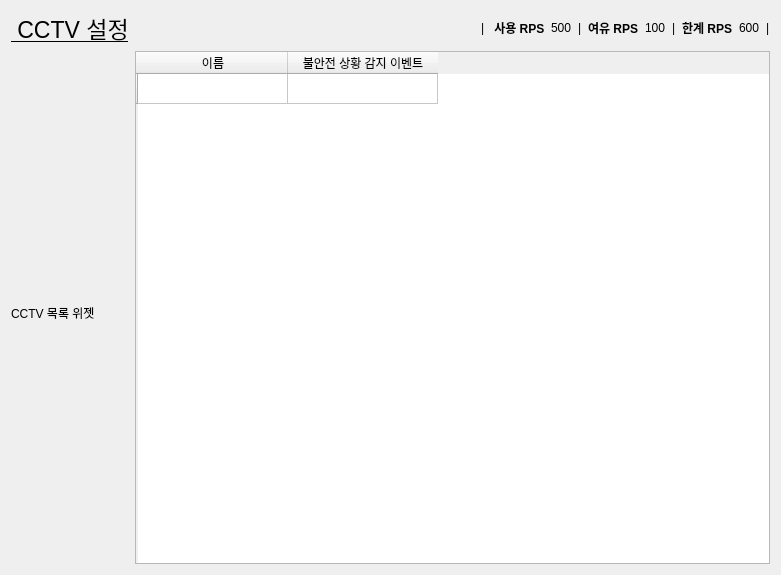
<?xml version="1.0" encoding="UTF-8"?>
<ui version="4.0">
 <class>Dialog</class>
 <widget class="QDialog" name="Dialog">
  <property name="geometry">
   <rect>
    <x>0</x>
    <y>0</y>
    <width>781</width>
    <height>575</height>
   </rect>
  </property>
  <property name="windowTitle">
   <string>Dialog</string>
  </property>
  <layout class="QGridLayout" name="gridLayout_2">
   <item row="0" column="0">
    <layout class="QGridLayout" name="gridLayout" columnstretch="0,5">
     <item row="1" column="1">
      <widget class="QTableWidget" name="tablewidget_cctv_setting">
       <property name="sizePolicy">
        <sizepolicy hsizetype="Expanding" vsizetype="Expanding">
         <horstretch>0</horstretch>
         <verstretch>0</verstretch>
        </sizepolicy>
       </property>
       <property name="verticalScrollBarPolicy">
        <enum>Qt::ScrollBarPolicy::ScrollBarAsNeeded</enum>
       </property>
       <property name="horizontalScrollBarPolicy">
        <enum>Qt::ScrollBarPolicy::ScrollBarAlwaysOff</enum>
       </property>
       <attribute name="horizontalHeaderDefaultSectionSize">
        <number>150</number>
       </attribute>
       <attribute name="horizontalHeaderStretchLastSection">
        <bool>false</bool>
       </attribute>
       <row>
        <property name="text">
         <string/>
        </property>
       </row>
       <column>
        <property name="text">
         <string>이름</string>
        </property>
        <property name="font">
         <font>
          <pointsize>9</pointsize>
         </font>
        </property>
       </column>
       <column>
        <property name="text">
         <string>불안전 상황 감지 이벤트</string>
        </property>
       </column>
      </widget>
     </item>
     <item row="1" column="0">
      <layout class="QVBoxLayout" name="SideBar" stretch="0">
       <property name="spacing">
        <number>3</number>
       </property>
       <property name="topMargin">
        <number>10</number>
       </property>
       <item>
        <widget class="QLabel" name="label_cctv_list_widget">
         <property name="text">
          <string>CCTV 목록 위젯</string>
         </property>
        </widget>
       </item>
      </layout>
     </item>
     <item row="0" column="0">
      <widget class="QLabel" name="label_cctvSetting">
       <property name="font">
        <font>
         <family>Arial</family>
         <pointsize>17</pointsize>
         <bold>false</bold>
         <underline>true</underline>
        </font>
       </property>
       <property name="autoFillBackground">
        <bool>false</bool>
       </property>
       <property name="text">
        <string> CCTV 설정</string>
       </property>
       <property name="alignment">
        <set>Qt::AlignmentFlag::AlignLeading|Qt::AlignmentFlag::AlignLeft|Qt::AlignmentFlag::AlignVCenter</set>
       </property>
      </widget>
     </item>
     <item row="0" column="1">
      <layout class="QHBoxLayout" name="horizontalLayout">
       <item>
        <spacer name="horizontalSpacer_3">
         <property name="orientation">
          <enum>Qt::Orientation::Horizontal</enum>
         </property>
         <property name="sizeHint" stdset="0">
          <size>
           <width>80</width>
           <height>20</height>
          </size>
         </property>
        </spacer>
       </item>
       <item>
        <widget class="QLabel" name="label_line">
         <property name="text">
          <string>|</string>
         </property>
        </widget>
       </item>
       <item>
        <widget class="QLabel" name="label_use_rps_text">
         <property name="font">
          <font>
           <bold>true</bold>
          </font>
         </property>
         <property name="text">
          <string> 사용 RPS</string>
         </property>
        </widget>
       </item>
       <item>
        <widget class="QLabel" name="label_use_rps_value">
         <property name="text">
          <string>500</string>
         </property>
        </widget>
       </item>
       <item>
        <widget class="QLabel" name="label_line_2">
         <property name="text">
          <string>|</string>
         </property>
        </widget>
       </item>
       <item>
        <widget class="QLabel" name="label_free_rps_text">
         <property name="font">
          <font>
           <bold>true</bold>
          </font>
         </property>
         <property name="text">
          <string>여유 RPS</string>
         </property>
        </widget>
       </item>
       <item>
        <widget class="QLabel" name="label_free_rps_value">
         <property name="text">
          <string>100</string>
         </property>
        </widget>
       </item>
       <item>
        <widget class="QLabel" name="label_line_3">
         <property name="text">
          <string>|</string>
         </property>
        </widget>
       </item>
       <item>
        <widget class="QLabel" name="label_limit_rps_text">
         <property name="font">
          <font>
           <bold>true</bold>
          </font>
         </property>
         <property name="text">
          <string>한계 RPS</string>
         </property>
        </widget>
       </item>
       <item>
        <widget class="QLabel" name="label_limit_rps_value">
         <property name="text">
          <string>600</string>
         </property>
        </widget>
       </item>
       <item>
        <widget class="QLabel" name="label_line_1">
         <property name="text">
          <string>|</string>
         </property>
        </widget>
       </item>
      </layout>
     </item>
    </layout>
   </item>
  </layout>
 </widget>
 <resources/>
 <connections/>
</ui>
